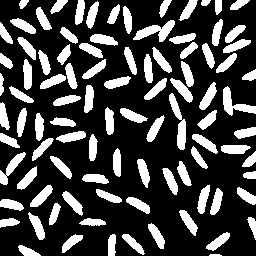
%> input picture 19-boundary-track/rice-bw.png, 256 x 256 px
$ octave boundaryTrack_multipleConnectedRegions.m   (GNU Octave 9; MATLAB toolbox functions it lacks are replaced by stand-ins)
%> lines starting %> are read from the running program, lines starting %| are printed output that depends on the picture; in (x1, y1, x2, y2) boxes, pixels count from 0 and x2, y2 are one past the last pixel; in counts of white or black regions, pixels touching at a corner belong together; the program's own positions count from 1
clear;
close all;

% 读取二值图像
src = imread('rice-bw.png');
%> src: size 256x256 logical; 26.8% white; 95 white regions, largest, box (x1, y1, x2, y2) and area: (133, 20, 175, 42) 403, (169, 93, 186, 150) 400, (223, 86, 256, 116) 373
[h, w] = size(src);
%> h = 256; w = 256

% 在图像最外围加一圈黑边，使所有的连通区域都包含在图像内部
h = h + 2;
%> h = 258
w = w + 2;
%> w = 258
img = zeros(h, w);
img(2 : h - 1, 2 : w - 1) = src;
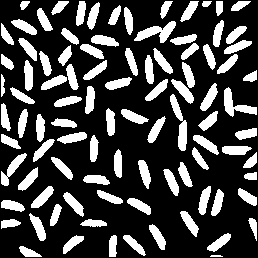
%> img: size 258x258 double; values 0 (black) and 1 (white), 26.4% white; 95 white regions, largest, box (x1, y1, x2, y2) and area: (134, 21, 176, 43) 403, (170, 94, 187, 151) 400, (224, 87, 257, 117) 373

% 边界标记图像
edge = zeros(h, w);

% 相对邻域坐标，搜索方向为顺时针，左上方像素开始
directs = [-1, -1; 0, -1; 1, -1; 1, 0; 1, 1; 0, 1; -1, 1; -1, 0];

% 边界标记
for i = 2 : h -1
    for j = 2 : w - 1
        if img(i, j) == 1   % 如果当前像素是前景像素
            neighbour = [i, j] + directs;   % 计算当前像素的所有八邻域像素
            for k = 1 : 8   % 遍历当前像素的八邻域
                pix = neighbour(k, :);
                if img(pix(1), pix(2)) == 0     % 如果邻域像素是背景像素
                    edge(pix(1), pix(2)) = 1;   % 边界标记图像相应像素进行标记
                end
            end
        end
    end
end
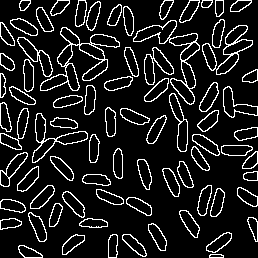
%> edge: size 258x258 double; values 0 (black) and 1 (white), 11.7% white in thin lines or dots
%> after the loop, neighbour = [256 222; 257 222; 258 222; 258 223; 258 224; 257 224; 256 224; 256 223]; pix = [256 223]

% 减去加上的最外围边缘
edge = edge(2 : h - 1, 2 : w - 1);
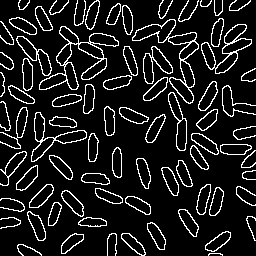
%> edge: size 256x256 double; values 0 (black) and 1 (white), 11.4% white in thin lines or dots

% 显示结果
subplot(1, 2, 1), imshow(src), title('原图');
subplot(1, 2, 2), imshow(edge), title('边界跟踪标记');
